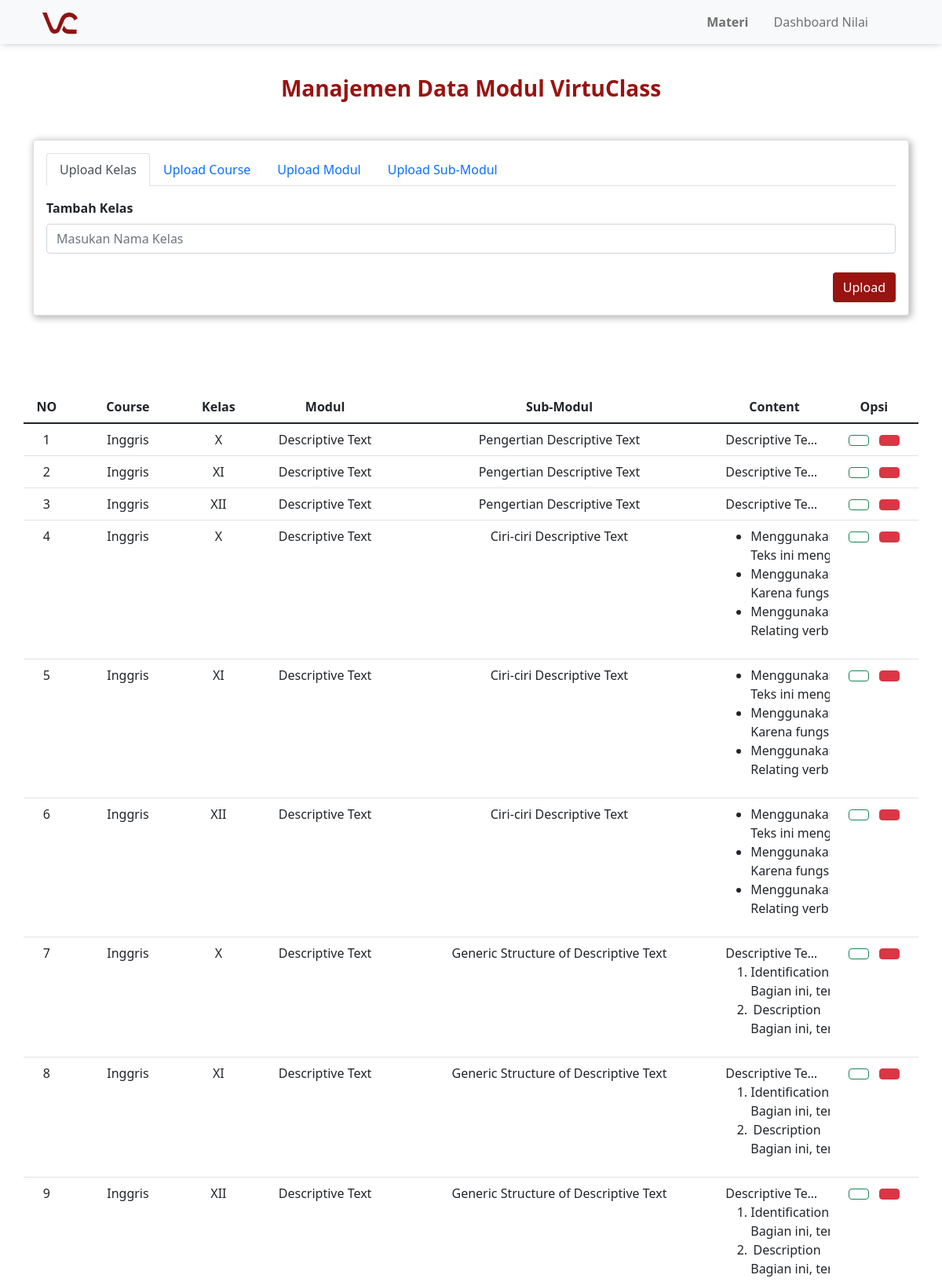
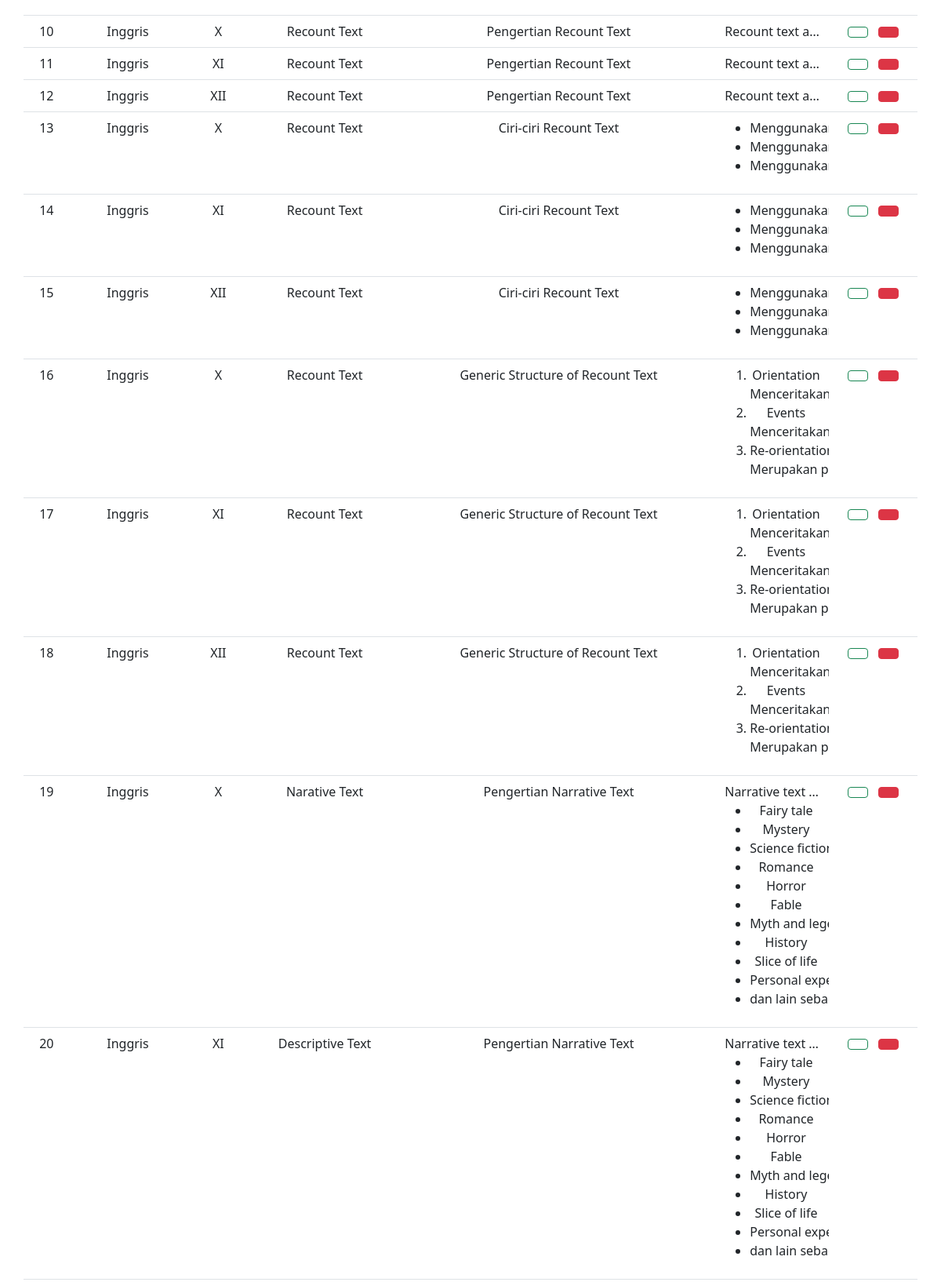
Screenshot of /admin/guru/uploadMateri.php (upper part) with the database file from the repository (2 pictures, top to bottom).
### tables this page shows
CREATE TABLE `submodul` (
  `id_submodul` int(11) NOT NULL,
  `judul_content` varchar(255) NOT NULL,
  `content` text NOT NULL,
  `id_modul` int(11) NOT NULL
);

CREATE TABLE `course` (
  `id_course` int(11) NOT NULL,
  `nama_course` varchar(100) NOT NULL,
  `url_bg` varchar(255) NOT NULL,
  `desc_course` varchar(255) NOT NULL,
  `id_kelas` int(11) NOT NULL
);

CREATE TABLE `kelas` (
  `id_kelas` int(11) NOT NULL,
  `nama_kelas` varchar(50) NOT NULL
);

CREATE TABLE `modul` (
  `id_modul` int(11) NOT NULL,
  `nama_modul` varchar(255) NOT NULL,
  `id_course` int(11) NOT NULL
);

### admin/guru/uploadMateri.php (the view, shortened to what this page needs)
<?php
	include '../../assets/php/function.php';
	$list_data = mysqli_query($conn, 'select judul_content, content, nama_modul, nama_course, nama_kelas, id_submodul from submodul a join modul b on a.id_modul = b.id_modul join course c on b.id_course = c.id_course join kelas d on c.id_kelas = d.id_kelas;');
?>
<!doctype html>
<html lang="en">
<head>
	<link rel="stylesheet" href="../../assets/css/style.css">
	<link href="https://cdn.jsdelivr.net/npm/bootstrap@5.1.3/dist/css/bootstrap.min.css" rel="stylesheet">
</head>
<body>
	<nav class="navbar navbar-expand-lg navbar-light bg-light fixed-top" style="box-shadow: 0px 0px 10px -2px rgba(0,0,0,0.35);">
		<div class="container ps-4 pe-4">
			<a class="navbar-brand" href="#">
                <img src="../../assets/img/virtuclass_logo.svg" width="15%" alt="virtuclass-logo">
            </a>
			<div class="collapse navbar-collapse" id="navbarNav">
				<ul class="navbar-nav ms-auto">
					<li class="nav-item">
						<a class="nav-link" href="uploadMateri.php"><b>Materi</b>&emsp;</a>
					</li>
					<li class="nav-item">
						<a class="nav-link" href="Dashboard.php">Dashboard Nilai&emsp;</a>
					</li>
					<li class="nav-item">
						<a class="nav-link" href="../../logout.php"><span class="iconify-inline" data-icon="carbon:logout"></span></a>
					</li>
				</ul>
			</div>
		</div>
	</nav>
	<br><br>
    <div class="container mt-5 mb-5">
		<h3 class="text-center mt-3 mb-5" style="color: #991311">
			<b>
				Manajemen Data Modul VirtuClass
			</b>
		</h3>
		<div class="card mb-5" style="box-shadow: 2px 2px 10px 1px rgba(0,0,0,0.30);">
			<div class="card-body" style="width: 100%;">
				<nav>
					<div class="nav nav-tabs" id="nav-tab" role="tablist">
						<button class="nav-link active" id="nav-kelas-tab" data-bs-toggle="tab" data-bs-target="#nav-kelas" type="button" role="tab" aria-controls="nav-kelas" aria-selected="true">Upload Kelas</button>
						<button class="nav-link" id="nav-course-tab" data-bs-toggle="tab" data-bs-target="#nav-course" type="button" role="tab" aria-controls="nav-course" aria-selected="false">Upload Course</button>
						<button class="nav-link" id="nav-modul-tab" data-bs-toggle="tab" data-bs-target="#nav-modul" type="button" role="tab" aria-controls="nav-modul" aria-selected="false">Upload Modul</button>
						<button class="nav-link" id="nav-submodul-tab" data-bs-toggle="tab" data-bs-target="#nav-submodul" type="button" role="tab" aria-controls="nav-submodul" aria-selected="false">Upload Sub-Modul</button>
					</div>
				</nav>
				<div class="tab-content" id="nav-tabContent">
					<div class="tab-pane fade show active" id="nav-kelas" role="tabpanel" aria-labelledby="nav-kelas-tab">
						<form action="" method="post">
							<label class="mt-3 mb-2"><b>Tambah Kelas</b></label>
							<div class="input-group">
								<input type="text" class="form-control" name="nama_kelas" placeholder="Masukan Nama Kelas">
							</div>
							<button type="submit" name="upload_kelas" class="btn mt-4" style="float: right; background-color: #991311; color: white;" >Upload</button>
						</form>
					</div>
				</div>
			</div>
		</div>
		<br><br>
		<div class="row">
			<table class="table">
				<thead>
					<tr style="font-weight: bold; text-align:center;">
						<td>
							NO
						</td>
						<td>
							Course
						</td>
						<td>
							Kelas
						</td>
						<td>
							Modul
						</td>
						<td>
							Sub-Modul
						</td>
						<td class="ellipsis">
							Content
						</td>
						<td>
							Opsi
						</td>
					</tr>
				</thead>
				<tbody style="text-align:center">
					<?php $no = 1; ?>
					<?php foreach ($list_data as $list) { ?>
						<tr>
							<td>
								<?=$no;?>
							</td>
							<td>
								<?=$list['nama_course']?>
							</td>
							<td>
								<?=$list['nama_kelas']?>
							</td>
							<td>
								<?=$list['nama_modul']?>
							</td>
							<td>
								<?=$list['judul_content']?>
							</td>
							<td class="ellipsis">
								<?=$list['content']?>
							</td>
							<td>
								<a href="detail.php?id_user=" class="btn btn-outline-success"><span class="iconify-inline" data-icon="clarity:note-edit-line" style="color: green;"></span></a>
								<a href="hapus_modul.php?id_submodul=<?= $list['id_submodul']; ?>" class="btn btn-danger"><span class="iconify-inline" data-icon="fluent:delete-20-regular" style="color: white;"></span></a>
							</td>
						</tr>
					<?php $no++ ?>
					<?php } ?>
				</tbody>
			</table>
		</div>
    </div>
</body>
</html>

### assets/css/style.css (style rules this page uses)
body { margin: 0; padding: 0; box-sizing: border-box; font-family: 'Poppins', sans-serif; font-size: 15px; }
.ellipsis { max-width: 100px; text-overflow: ellipsis; overflow: hidden; white-space: nowrap; }
a { text-decoration: none; }

### rows the page displays
submodul: course.nama_course "Inggris", kelas.nama_kelas "X", id_modul.nama_modul "Descriptive Text", judul_content "Pengertian Descriptive Text", content "Descriptive Te…"
submodul: course.nama_course "Inggris", kelas.nama_kelas "XI", id_modul.nama_modul "Descriptive Text", judul_content "Pengertian Descriptive Text", content "Descriptive Te…"
submodul: course.nama_course "Inggris", kelas.nama_kelas "XII", id_modul.nama_modul "Descriptive Text", judul_content "Pengertian Descriptive Text", content "Descriptive Te…"
submodul: course.nama_course "Inggris", kelas.nama_kelas "X", id_modul.nama_modul "Descriptive Text", judul_content "Ciri-ciri Descriptive Text", content "Menggun Teks ini m Menggun Karena fu Menggun Relating v…"
submodul: course.nama_course "Inggris", kelas.nama_kelas "XI", id_modul.nama_modul "Descriptive Text", judul_content "Ciri-ciri Descriptive Text", content "Menggun Teks ini m Menggun Karena fu Menggun Relating v…"
submodul: course.nama_course "Inggris", kelas.nama_kelas "XII", id_modul.nama_modul "Descriptive Text", judul_content "Ciri-ciri Descriptive Text", content "Menggun Teks ini m Menggun Karena fu Menggun Relating v…"
submodul: course.nama_course "Inggris", kelas.nama_kelas "X", id_modul.nama_modul "Descriptive Text", judul_content "Generic Structure of Descriptive Text", content "Descriptive Te Identificati Bagian ini, Descriptio Bagian ini,…"
submodul: course.nama_course "Inggris", kelas.nama_kelas "XI", id_modul.nama_modul "Descriptive Text", judul_content "Generic Structure of Descriptive Text", content "Descriptive Te Identificati Bagian ini, Descriptio Bagian ini,…"
submodul: course.nama_course "Inggris", kelas.nama_kelas "XII", id_modul.nama_modul "Descriptive Text", judul_content "Generic Structure of Descriptive Text", content "Descriptive Te Identificati Bagian ini, Descriptio Bagian ini,…"
submodul: course.nama_course "Inggris", kelas.nama_kelas "X", id_modul.nama_modul "Recount Text", judul_content "Pengertian Recount Text", content "Recount text a…"
submodul: course.nama_course "Inggris", kelas.nama_kelas "XI", id_modul.nama_modul "Recount Text", judul_content "Pengertian Recount Text", content "Recount text a…"
submodul: course.nama_course "Inggris", kelas.nama_kelas "XII", id_modul.nama_modul "Recount Text", judul_content "Pengertian Recount Text", content "Recount text a…"
submodul: course.nama_course "Inggris", kelas.nama_kelas "X", id_modul.nama_modul "Recount Text", judul_content "Ciri-ciri Recount Text", content "Menggun Menggun Menggun…"
submodul: course.nama_course "Inggris", kelas.nama_kelas "XI", id_modul.nama_modul "Recount Text", judul_content "Ciri-ciri Recount Text", content "Menggun Menggun Menggun…"
submodul: course.nama_course "Inggris", kelas.nama_kelas "XII", id_modul.nama_modul "Recount Text", judul_content "Ciri-ciri Recount Text", content "Menggun Menggun Menggun…"
submodul: course.nama_course "Inggris", kelas.nama_kelas "X", id_modul.nama_modul "Recount Text", judul_content "Generic Structure of Recount Text", content "Orientatio Mencerita Events Mencerita Re-orienta Merupaka…"
submodul: course.nama_course "Inggris", kelas.nama_kelas "XI", id_modul.nama_modul "Recount Text", judul_content "Generic Structure of Recount Text", content "Orientatio Mencerita Events Mencerita Re-orienta Merupaka…"
submodul: course.nama_course "Inggris", kelas.nama_kelas "XII", id_modul.nama_modul "Recount Text", judul_content "Generic Structure of Recount Text", content "Orientatio Mencerita Events Mencerita Re-orienta Merupaka…"
submodul: course.nama_course "Inggris", kelas.nama_kelas "X", id_modul.nama_modul "Narative Text", judul_content "Pengertian Narrative Text", content "Narrative text Fairy tal Mystery Science fic Romanc Horror Fable Myth and l History Slice of lif Personal e dan lain s…"
submodul: course.nama_course "Inggris", kelas.nama_kelas "XI", id_modul.nama_modul "Descriptive Text", judul_content "Pengertian Narrative Text", content "Narrative text Fairy tal Mystery Science fic Romanc Horror Fable Myth and l History Slice of lif Personal e dan lain s…"
